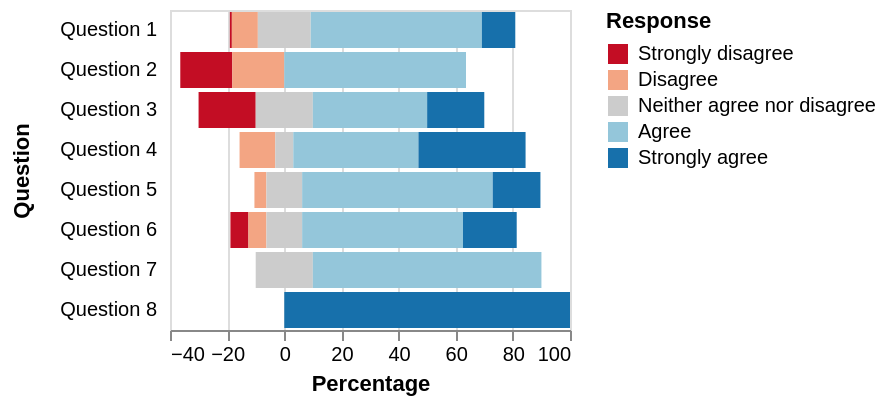

The Vega-Lite source for this figure:
### Vega specification from a JSON file in a GitHub repository (floating-point values rounded to 4 significant figures)
{"$schema": "https://vega.github.io/schema/vega/v4.json", "description": "A diverging stacked bar chart for sentiments towards a set of eight questions, displayed as percentages with neutral responses straddling the 0% mark", "autosize": "pad", "padding": 5, "width": 200, "style": "cell", "data": [{"name": "source_0", "values": [{"question": "Question 1", "type": "Strongly disagree", "value": 24, "percentage": 0.7}, {"question": "Question 1", "type": "Disagree", "value": 294, "percentage": 9.1}, {"question": "Question 1", "type": "Neither agree nor disagree", "value": 594, "percentage": 18.5}, {"question": "Question 1", "type": "Agree", "value": 1927, "percentage": 59.9}, {"question": "Question 1", "type": "Strongly agree", "value": 376, "percentage": 11.7}, {"question": "Question 2", "type": "Strongly disagree", "value": 2, "percentage": 18.2}, {"question": "Question 2", "type": "Disagree", "value": 2, "percentage": 18.2}, {"question": "Question 2", "type": "Neither agree nor disagree", "value": 0, "percentage": 0}, {"question": "Question 2", "type": "Agree", "value": 7, "percentage": 63.6}, {"question": "Question 2", "type": "Strongly agree", "value": 11, "percentage": 0}, {"question": "Question 3", "type": "Strongly disagree", "value": 2, "percentage": 20}, {"question": "Question 3", "type": "Disagree", "value": 0, "percentage": 0}, {"question": "Question 3", "type": "Neither agree nor disagree", "value": 2, "percentage": 20}, {"question": "Question 3", "type": "Agree", "value": 4, "percentage": 40}, {"question": "Question 3", "type": "Strongly agree", "value": 2, "percentage": 20}, {"question": "Question 4", "type": "Strongly disagree", "value": 0, "percentage": 0}, {"question": "Question 4", "type": "Disagree", "value": 2, "percentage": 12.5}, {"question": "Question 4", "type": "Neither agree nor disagree", "value": 1, "percentage": 6.3}, {"question": "Question 4", "type": "Agree", "value": 7, "percentage": 43.8}, {"question": "Question 4", "type": "Strongly agree", "value": 6, "percentage": 37.5}, {"question": "Question 5", "type": "Strongly disagree", "value": 0, "percentage": 0}, {"question": "Question 5", "type": "Disagree", "value": 1, "percentage": 4.2}, {"question": "Question 5", "type": "Neither agree nor disagree", "value": 3, "percentage": 12.5}, {"question": "Question 5", "type": "Agree", "value": 16, "percentage": 66.7}, {"question": "Question 5", "type": "Strongly agree", "value": 4, "percentage": 16.7}, {"question": "Question 6", "type": "Strongly disagree", "value": 1, "percentage": 6.3}, {"question": "Question 6", "type": "Disagree", "value": 1, "percentage": 6.3}, {"question": "Question 6", "type": "Neither agree nor disagree", "value": 2, "percentage": 12.5}, {"question": "Question 6", "type": "Agree", "value": 9, "percentage": 56.3}, {"question": "Question 6", "type": "Strongly agree", "value": 3, "percentage": 18.8}, {"question": "Question 7", "type": "Strongly disagree", "value": 0, "percentage": 0}, {"question": "Question 7", "type": "Disagree", "value": 0, "percentage": 0}, {"question": "Question 7", "type": "Neither agree nor disagree", "value": 1, "percentage": 20}, {"question": "Question 7", "type": "Agree", "value": 4, "percentage": 80}, {"question": "Question 7", "type": "Strongly agree", "value": 0, "percentage": 0}, {"question": "Question 8", "type": "Strongly disagree", "value": 0, "percentage": 0}, {"question": "Question 8", "type": "Disagree", "value": 0, "percentage": 0}, {"question": "Question 8", "type": "Neither agree nor disagree", "value": 0, "percentage": 0}, {"question": "Question 8", "type": "Agree", "value": 0, "percentage": 0}, {"question": "Question 8", "type": "Strongly agree", "value": 2, "percentage": 100}]}, {"name": "data_0", "source": "source_0", "transform": [{"type": "formula", "expr": "if(datum.type === 'Strongly disagree',-2,0) + if(datum.type==='Disagree',-1,0) + if(datum.type =='Neither agree nor disagree',0,0) + if(datum.type ==='Agree',1,0) + if(datum.type ==='Strongly agree',2,0)", "as": "q_order"}, {"type": "formula", "expr": "if(datum.type === 'Disagree' || datum.type === 'Strongly disagree', datum.percentage,0) + if(datum.type === 'Neither agree nor disagree', datum.percentage / 2,0)", "as": "signed_percentage"}, {"type": "stack", "groupby": ["question"], "field": "percentage", "sort": {"field": [], "order": []}, "as": ["v1", "v2"], "offset": "zero"}, {"type": "window", "params": [null], "as": ["offset"], "ops": ["sum"], "fields": ["signed_percentage"], "sort": {"field": [], "order": []}, "groupby": ["question"], "frame": [null, null]}, {"type": "formula", "expr": "datum.v1 - datum.offset", "as": "nx"}, {"type": "formula", "expr": "datum.v2 - datum.offset", "as": "nx2"}]}], "signals": [{"name": "y_step", "value": 20}, {"name": "height", "update": "bandspace(domain('y').length, 0.1, 0.05) * y_step"}], "marks": [{"name": "marks", "type": "rect", "style": ["bar"], "from": {"data": "data_0"}, "encode": {"update": {"fill": [{"test": "datum[\"nx\"] === null || isNaN(datum[\"nx\"])", "value": null}, {"scale": "color", "field": "type"}], "tooltip": {"signal": "{\"Percentage\": format(datum[\"nx\"], \"\"), \"nx2\": format(datum[\"nx2\"], \"\"), \"Question\": ''+datum[\"question\"], \"Response\": ''+datum[\"type\"]}"}, "x": {"scale": "x", "field": "nx"}, "x2": {"scale": "x", "field": "nx2"}, "y": {"scale": "y", "field": "question"}, "height": {"scale": "y", "band": true}}}}], "scales": [{"name": "x", "type": "linear", "domain": {"data": "data_0", "fields": ["nx", "nx2"]}, "range": [0, {"signal": "width"}], "nice": true, "zero": true}, {"name": "y", "type": "band", "domain": {"data": "data_0", "field": "question", "sort": true}, "range": {"step": {"signal": "y_step"}}, "paddingInner": 0.1, "paddingOuter": 0.05}, {"name": "color", "type": "ordinal", "domain": ["Strongly disagree", "Disagree", "Neither agree nor disagree", "Agree", "Strongly agree"], "range": ["#c30d24", "#f3a583", "#cccccc", "#94c6da", "#1770ab"]}], "axes": [{"scale": "x", "orient": "bottom", "grid": false, "title": "Percentage", "labelFlush": true, "labelOverlap": true, "tickCount": {"signal": "ceil(width/40)"}, "zindex": 1}, {"scale": "x", "orient": "bottom", "gridScale": "y", "grid": true, "tickCount": {"signal": "ceil(width/40)"}, "domain": false, "labels": false, "maxExtent": 0, "minExtent": 0, "ticks": false, "zindex": 0}, {"scale": "y", "orient": "left", "grid": false, "title": "Question", "domain": false, "minExtent": 60, "offset": 5, "ticks": false, "zindex": 1}], "legends": [{"title": "Response", "fill": "color", "gradientLength": {"signal": "clamp(height, 64, 200)"}, "encode": {"symbols": {"update": {"shape": {"value": "square"}}}}}], "config": {"axisY": {"minExtent": 30}}}
